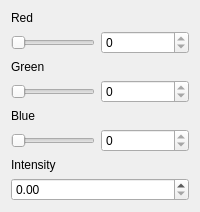
                               <widget class="QWidget" name="tab_15">
                                <attribute name="title">
                                 <string>Colors</string>
                                </attribute>
                                <layout class="QVBoxLayout" name="verticalLayout_30">
                                 <item>
                                  <layout class="QGridLayout" name="gridLayout_24">
                                   <item row="4" column="0">
                                    <widget class="QSlider" name="hslider_renderer_lighting_SpotLights_colors_red">
                                     <property name="sizePolicy">
                                      <sizepolicy hsizetype="Maximum" vsizetype="Maximum">
                                       <horstretch>0</horstretch>
                                       <verstretch>0</verstretch>
                                      </sizepolicy>
                                     </property>
                                     <property name="maximum">
                                      <number>255</number>
                                     </property>
                                     <property name="value">
                                      <number>0</number>
                                     </property>
                                     <property name="orientation">
                                      <enum>Qt::Horizontal</enum>
                                     </property>
                                    </widget>
                                   </item>
                                   <item row="3" column="0">
                                    <widget class="QLabel" name="label_18">
                                     <property name="text">
                                      <string>Red</string>
                                     </property>
                                    </widget>
                                   </item>
                                   <item row="5" column="0">
                                    <widget class="QLabel" name="label_19">
                                     <property name="text">
                                      <string>Green</string>
                                     </property>
                                    </widget>
                                   </item>
                                   <item row="6" column="1">
                                    <widget class="QSpinBox" name="spinbox_renderer_lighting_SpotLights_colors_green">
                                     <property name="readOnly">
                                      <bool>true</bool>
                                     </property>
                                     <property name="maximum">
                                      <number>255</number>
                                     </property>
                                    </widget>
                                   </item>
                                   <item row="8" column="0">
                                    <widget class="QSlider" name="hslider_renderer_lighting_SpotLights_colors_blue">
                                     <property name="sizePolicy">
                                      <sizepolicy hsizetype="Maximum" vsizetype="Maximum">
                                       <horstretch>0</horstretch>
                                       <verstretch>0</verstretch>
                                      </sizepolicy>
                                     </property>
                                     <property name="maximum">
                                      <number>255</number>
                                     </property>
                                     <property name="orientation">
                                      <enum>Qt::Horizontal</enum>
                                     </property>
                                    </widget>
                                   </item>
                                   <item row="6" column="0">
                                    <widget class="QSlider" name="hslider_renderer_lighting_SpotLights_colors_green">
                                     <property name="sizePolicy">
                                      <sizepolicy hsizetype="Maximum" vsizetype="Maximum">
                                       <horstretch>0</horstretch>
                                       <verstretch>0</verstretch>
                                      </sizepolicy>
                                     </property>
                                     <property name="maximum">
                                      <number>255</number>
                                     </property>
                                     <property name="orientation">
                                      <enum>Qt::Horizontal</enum>
                                     </property>
                                    </widget>
                                   </item>
                                   <item row="4" column="1">
                                    <widget class="QSpinBox" name="spinbox_renderer_lighting_SpotLights_colors_red">
                                     <property name="readOnly">
                                      <bool>true</bool>
                                     </property>
                                     <property name="maximum">
                                      <number>255</number>
                                     </property>
                                    </widget>
                                   </item>
                                   <item row="8" column="1">
                                    <widget class="QSpinBox" name="spinbox_renderer_lighting_SpotLights_colors_blue">
                                     <property name="readOnly">
                                      <bool>true</bool>
                                     </property>
                                     <property name="maximum">
                                      <number>255</number>
                                     </property>
                                    </widget>
                                   </item>
                                   <item row="7" column="0">
                                    <widget class="QLabel" name="label_20">
                                     <property name="text">
                                      <string>Blue</string>
                                     </property>
                                    </widget>
                                   </item>
                                  </layout>
                                 </item>
                                 <item>
                                  <widget class="QLabel" name="label_21">
                                   <property name="text">
                                    <string>Intensity</string>
                                   </property>
                                  </widget>
                                 </item>
                                 <item>
                                  <widget class="QDoubleSpinBox" name="renderer_lighting_SpotLights_intensity"/>
                                 </item>
                                </layout>
                               </widget>
